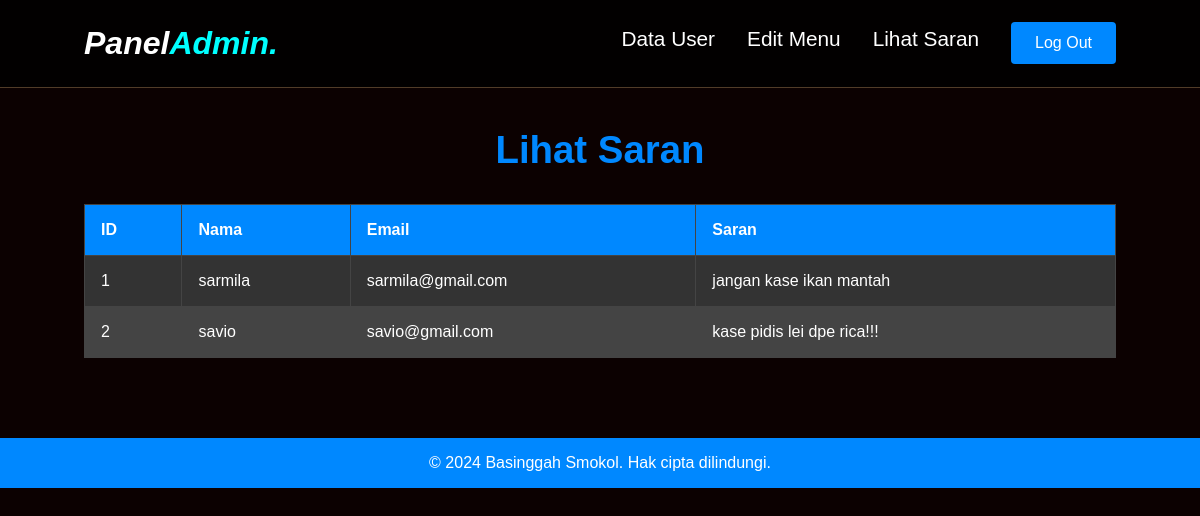
The page /lihat_saran.php (signed in) on the database its author committed.
### tables this page shows
CREATE TABLE `saran` (
  `id` int(11) NOT NULL,
  `nama` varchar(255) NOT NULL,
  `email` varchar(255) NOT NULL,
  `saran` text NOT NULL,
  `created_at` timestamp NOT NULL DEFAULT CURRENT_TIMESTAMP
);

### lihat_saran.php (the view, shortened to what this page needs)
<?php
include 'koneksi.php';
$saran = $conn->query("SELECT * FROM saran");
?>
<!DOCTYPE html>
<html lang="id">
<head>
  <link rel="stylesheet" href="css/admin.css">
</head>
<body>
<header class="admin-header">
  <div class="admin-logo">Panel<span>Admin.</span></div>
  <nav class="navbar">
    <div class="navbar-nav">
      <a href="data_user.php">Data User</a>
      <a href="edit_menu.php">Edit Menu</a>
      <a href="lihat_saran.php">Lihat Saran</a>
    </div>
  </nav>
  <a href="logout_admin.php" class="btn logout">Log Out</a>
</header>
<main class="admin-panel">
  <section id="view-saran" class="admin-section">
    <h2>Lihat Saran</h2>
    <table class="admin-table">
      <thead>
        <tr>
          <th>ID</th>
          <th>Nama</th>
          <th>Email</th>
          <th>Saran</th>
        </tr>
      </thead>
      <tbody>
        <?php while ($row = $saran->fetch_assoc()): ?>
        <tr>
          <td><?php echo $row['id']; ?></td>
          <td><?php echo $row['nama']; ?></td>
          <td><?php echo $row['email']; ?></td>
          <td><?php echo $row['saran']; ?></td>
        </tr>
        <?php endwhile; ?>
      </tbody>
    </table>
  </section>
</main>
<footer>
  <p>&copy; 2024 Basinggah Smokol. Hak cipta dilindungi.</p>
</footer>
</body>
</html>

### css/admin.css (style rules this page uses)
:root { --primary: rgb(0, 136, 255); --bg: #0c0101; --input-bg: #1a1a1a; --input-border: #444; --focus-border: var(--primary); --button-bg: var(--primary); --button-hover-bg: #005bb5; --label-color: var(--primary); }
* { margin: 0; padding: 0; box-sizing: border-box; outline: none; border: none; text-decoration: none; }
html { scroll-behavior: smooth; }
body { font-family: "Poppins", sans-serif; background-color: var(--bg); color: #fff; }
.admin-header { display: flex; justify-content: space-between; align-items: center; padding: 1.4rem 7%; background-color: rgba(1, 1, 1, 0.8); border-bottom: 1px solid #513c28; position: fixed; top: 0; left: 0; right: 0; z-index: 9999; }
.admin-header .admin-logo { font-size: 2rem; font-weight: 700; color: #fff; font-style: italic; }
.admin-header .admin-logo span { color: aqua; }
.navbar { display: flex; align-items: center; margin-left: auto; }
.navbar .navbar-nav { display: flex; }
.navbar .navbar-nav a { color: white; display: inline-block; font-size: 1.3rem; margin: 0 1rem; }
.navbar .navbar-nav a::after { content: ""; display: block; padding-bottom: 0.5rem; border-bottom: 0.1rem solid var(--primary); transform: scaleX(0); transition: 0.2s linear; }
.admin-panel { padding: 8rem 7% 2rem; }
.admin-section { margin-bottom: 3rem; }
.admin-section h2 { text-align: center; font-size: 2.4rem; margin-bottom: 2rem; color: var(--primary); }
.btn { padding: 0.75rem 1.5rem; background-color: var(--button-bg); color: #fff; border-radius: 4px; cursor: pointer; display: inline-block; font-size: 1rem; text-align: center; transition: background-color 0.3s ease; }
.btn.logout { margin-left: 1rem; }
.admin-table { width: 100%; border-collapse: collapse; margin-bottom: 1.5rem; }
.admin-table th, .admin-table td { padding: 1rem; border: 1px solid #444; text-align: left; }
.admin-table th { background-color: var(--primary); color: #fff; }
.admin-table tbody tr:nth-child(odd) { background-color: #333; }
.admin-table tbody tr:nth-child(even) { background-color: #444; }
footer { background-color: var(--primary); text-align: center; padding: 1rem 0; }
footer p { color: #fff; font-size: 1rem; }

### rows shown on the page
saran: id "1", nama "sarmila", email "sarmila@gmail.com", saran "jangan kase ikan mantah"
saran: id "2", nama "savio", email "savio@gmail.com", saran "kase pidis lei dpe rica!!!"
